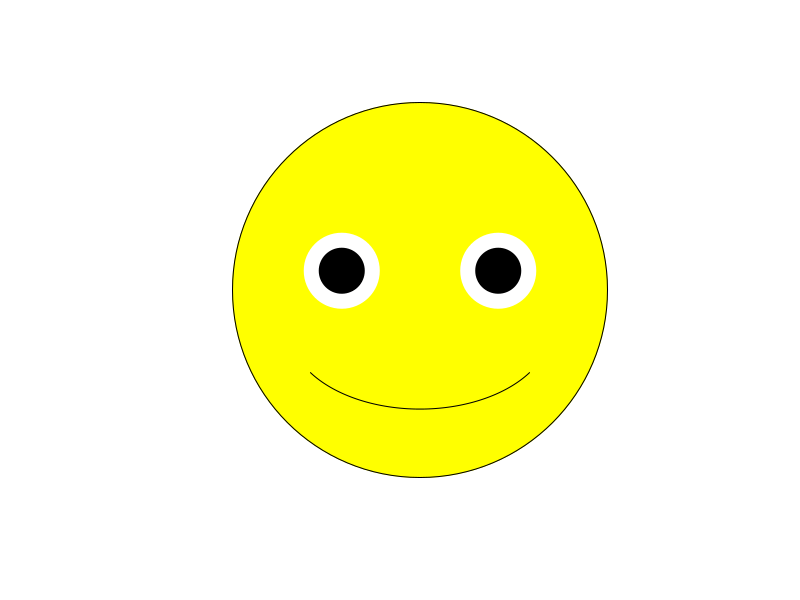

Write the R code that produced this figure.

plot(
    x = 1,
    y = 1,
    xlab="",
    ylab="",
    type = 'n',
    xlim = c(-2, 2),
    ylim = c(-2, 2),
    axes=FALSE
)

points(x = 0, y = 0, pch = 19, col = "yellow", cex = 50)
points(x = 0, y = 0, cex = 50)
points(x = -.5, y = .2, pch = 19, cex = 10, col = "white")
points(x = .5, y = .2, pch = 19, cex = 10, col = "white")

points(x = -.5, y = .2, pch = 19, cex = 6)
points(x = .5, y = .2, pch = 19, cex = 6)

mouth.size = .7

mouth.x = seq(-mouth.size, mouth.size, length.out = 100)
mouth.y = - sqrt(mouth.size-(mouth.x**2)) - .4

lines(x = mouth.x, y = mouth.y)
